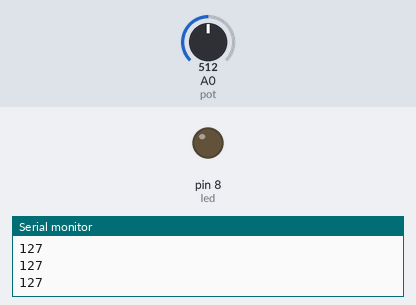
A sketch run on a simulated Arduino Uno, built with avr-gcc and run on an emulated ATmega328P. On the bench: output pins drawn as LEDs (lit = HIGH), the last lines printed to the serial monitor. The inputs (shaded band) are chosen by the test bench; at power-on: A0 (pot) = 512.

Above: at 1.2 s.
1.3 s: A0 (pot) set to 521
At 2.3 s:
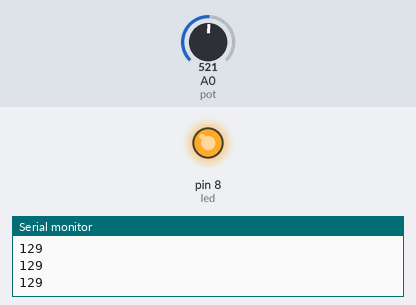
2.8 s: A0 (pot) set to 511
At 3.5 s:
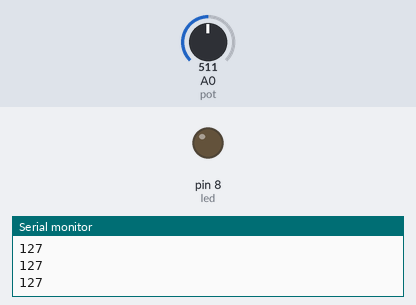
4.3 s: A0 (pot) set to 716
At 4.6 s:
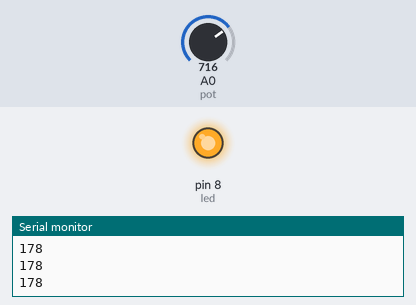
Timing chart, 0 to 7.3 s (numbered marks = the images above; inputs shaded):
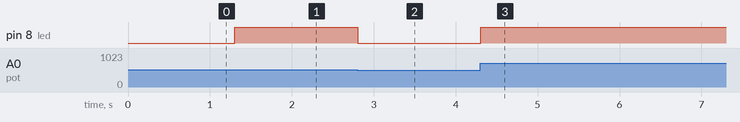

The sketch:

potansiyometre.ino
```cpp
int pot=A0;
int led=8;
int potdeger;
void setup() {
  pinMode(led, OUTPUT);
  pinMode(pot, INPUT);
  Serial.begin(9600);


}

void loop() {
  potdeger= analogRead(pot);
  potdeger=map(potdeger,0,1023,0,255);
  analogWrite(led, potdeger);
  delay(10);
  Serial.println(potdeger);

}
```

Measured:
- the behaviour switches between 513 and 514 on A0 (pot) (found by bisection; images 0 and 1)
- after the input at 1.3 s, pin 8 (led): LOW → HIGH at once
- after the input at 2.8 s, pin 8 (led): HIGH → LOW at once
- after the input at 4.3 s, pin 8 (led): LOW → HIGH at once
